Frame 1 (no input): blank canvas, image omitted
Frame 60 (the mouse pressed at the canvas centre just before this capture): blank canvas, image omitted
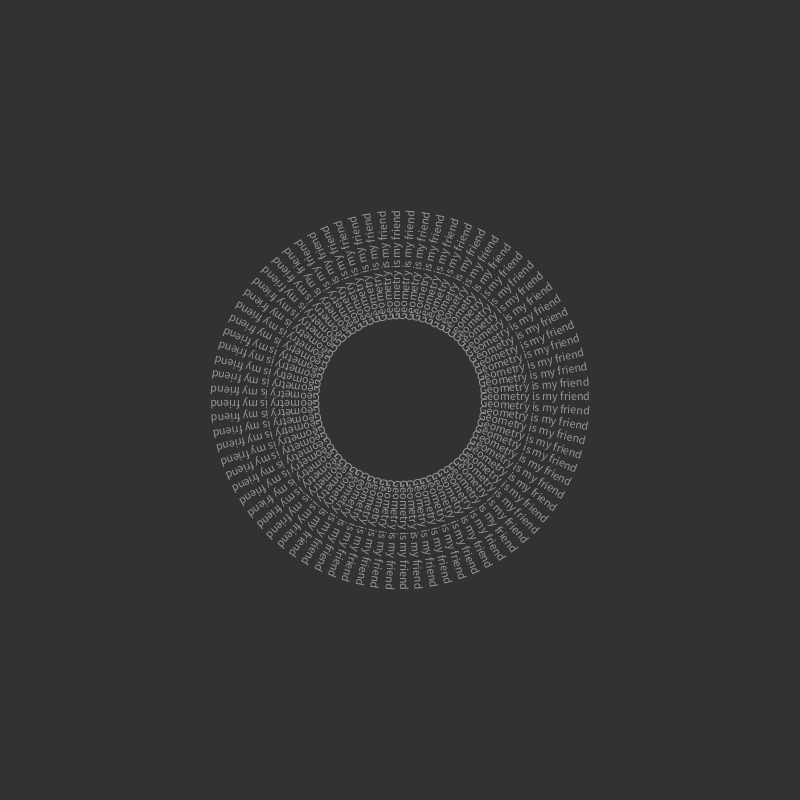
Frame 120 (the mouse held since frame 60 and released just before this capture)

The Processing sketch whose frames 1 and 60 were blank and that drew this single picture after the mouse press (run headless with seeded random() and noise(); from frame 60 on, the mouse is pressed at the canvas centre):

// Processing sketch: Structure_17_Radial_Text
// ── Structure_17_Radial_Text.pde

void setup() {
  size(800, 800);
}

void draw() {
  background(50);
  int textCount = mouseY/5;
  float intraTextAngle = TWO_PI/textCount;
  pushMatrix();
  translate(width/2, height/2);
  for (int i=0; i<textCount; i++) {
    noStroke();
    fill(150);
    rotate(intraTextAngle);
    text("Geometry is my friend", mouseX/5, 0);
  }
  popMatrix();
}
